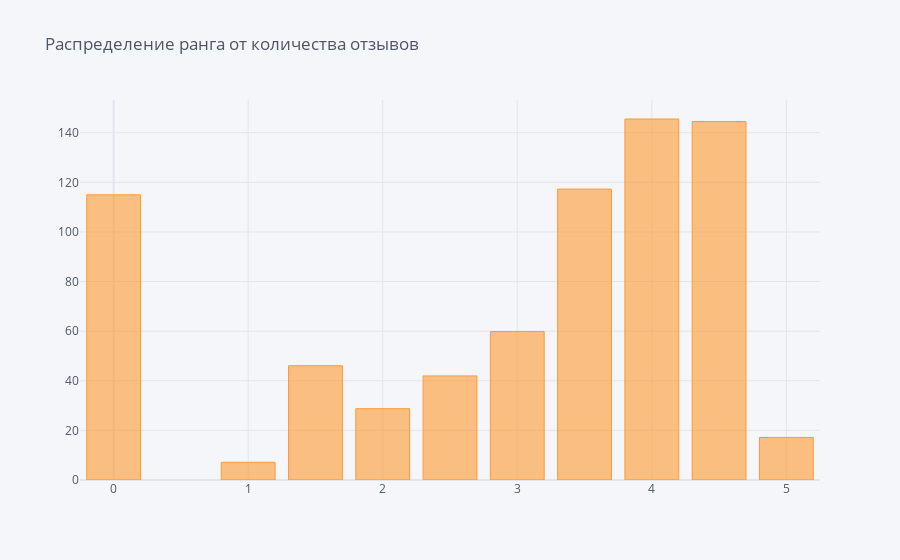

The notebook cell saved with this chart:
### Code cell
data.pivot_table(values = ['Number of Reviews'], 
               index = 'Rating', 
               aggfunc = 'mean').iplot(kind = 'bar', title='Распределение ранга от количества отзывов')

### Figure 1 — Plotly figure (JSON) as saved in the notebook; plotly's stock layout.template omitted (floating-point values rounded to 4 significant figures)
{"data": [{"marker": {"color": "rgba(255, 153, 51, 0.6)", "line": {"color": "rgba(255, 153, 51, 1.0)", "width": 1}}, "name": "Number of Reviews", "orientation": "v", "text": "", "type": "bar", "x": [0, 1, 1.5, 2, 2.5, 3, 3.5, 4, 4.5, 5], "y": [115.0, 7.154, 46.06, 28.75, 41.97, 59.83, 117.3, 145.5, 144.5, 17.16]}], "layout": {"legend": {"bgcolor": "#F5F6F9", "font": {"color": "#4D5663"}}, "paper_bgcolor": "#F5F6F9", "plot_bgcolor": "#F5F6F9", "title": {"font": {"color": "#4D5663"}, "text": "Распределение ранга от количества отзывов"}, "xaxis": {"gridcolor": "#E1E5ED", "showgrid": true, "tickfont": {"color": "#4D5663"}, "title": {"font": {"color": "#4D5663"}, "text": ""}, "zerolinecolor": "#E1E5ED"}, "yaxis": {"gridcolor": "#E1E5ED", "showgrid": true, "tickfont": {"color": "#4D5663"}, "title": {"font": {"color": "#4D5663"}, "text": ""}, "zerolinecolor": "#E1E5ED"}}}
